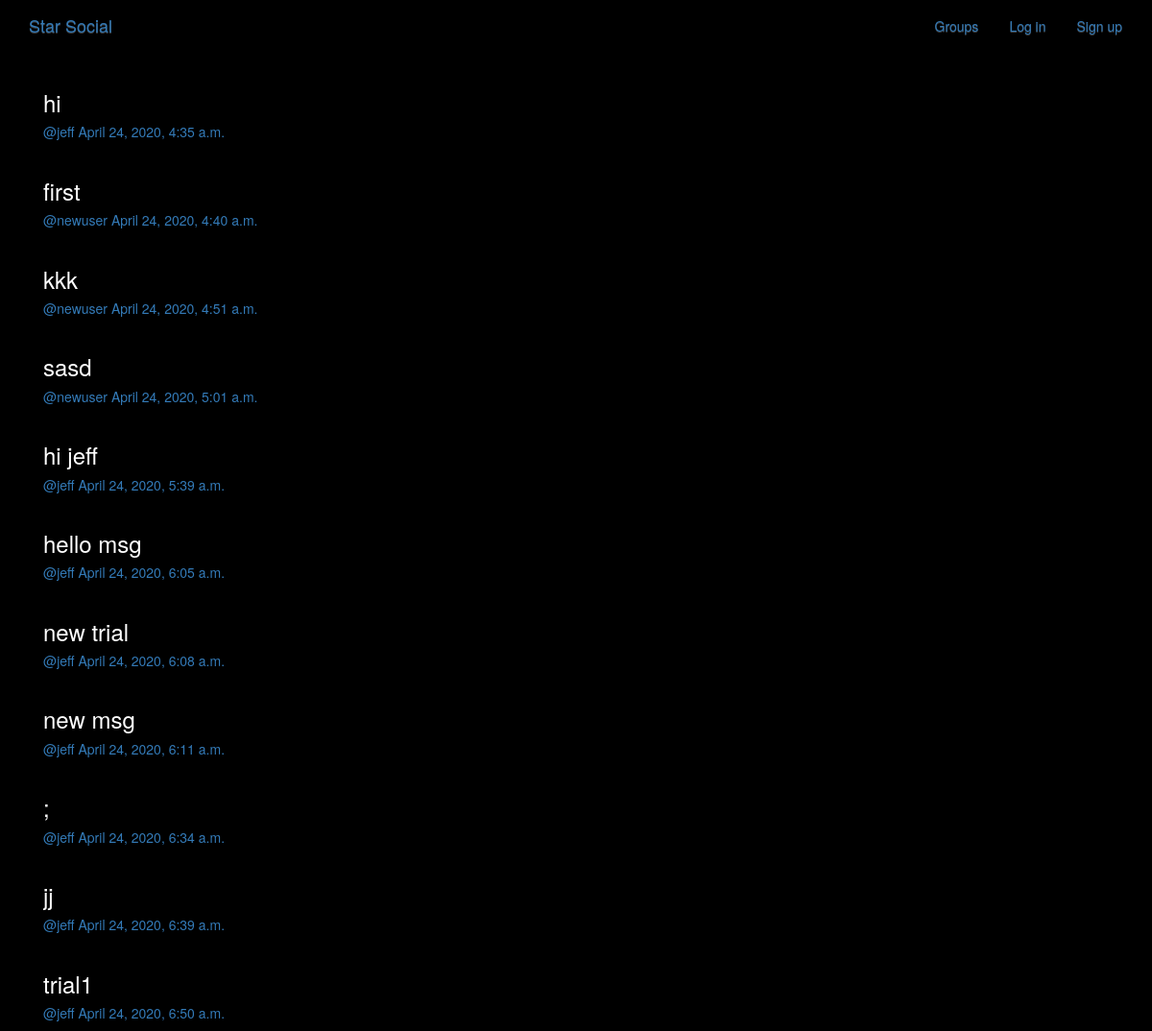
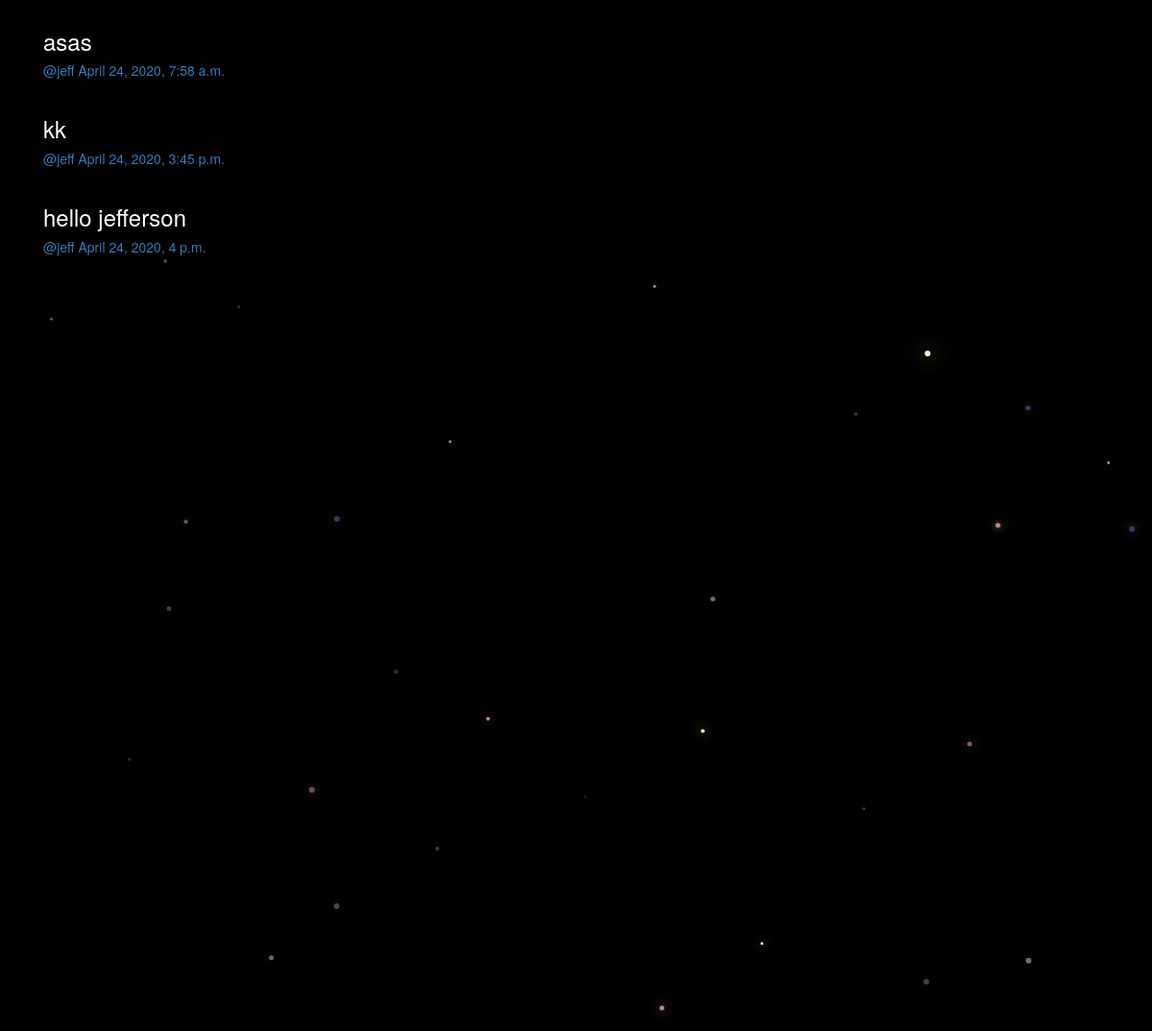
/posts/, run on the app's committed database (2 pictures, top to bottom).
### posts/models.py (models this page shows, shortened)
class Post(models.Model):
    user = models.ForeignKey(User,related_name='posts',on_delete=models.CASCADE)
    created_at = models.DateTimeField(auto_now=True)
    message = models.TextField()
    message_html = models.TextField()
    message_html = models.TextField(editable=False)
    group = models.ForeignKey(Group,related_name='posts',null=True,blank=True,on_delete=models.CASCADE)

### posts/views.py (the view)
class PostList(SelectRelatedMixin, generic.ListView):
    model = models.Post
    select_related = ("user", "group")

### posts/templates/posts/post_list.html (shortened to what this page needs)
{% extends 'posts/post_base.html' %}
{% block post_content %}
<div class="col-md-8">
  {% for post in post_list %}
    {% include 'posts/_post.html'%}
  {% endfor %}
</div>
{% endblock %}

### posts/templates/posts/_post.html (shortened to what this page needs)
<div class="post media">
  <h3>{{ post.message_html|safe }}</h3>
  <div class="media-body">
    <h5 class="media-heading">
    <span class="username">
      <a href="{% url 'posts:for_user' username=post.user.username %}">@{{ post.user.username }}</a></span>
    <time class="time">
      <a href="{% url 'posts:single' username=post.user.username pk=post.pk %}">
      {{ post.created_at }}</a></time>
    </h5>
  </div>
</div>

### static/simplesocial/css/master.css (style rules this page uses)
body { margin: 0; overflow: hidden; background-color: black; color:white; }

### data on the page
Post: message_html "hi", user.username "jeff", created_at "April 24, 2020, 4:35 a.m."
Post: message_html "first", user.username "newuser", created_at "April 24, 2020, 4:40 a.m."
Post: message_html "kkk", user.username "newuser", created_at "April 24, 2020, 4:51 a.m."
Post: message_html "sasd", user.username "newuser", created_at "April 24, 2020, 5:01 a.m."
Post: message_html "hi jeff", user.username "jeff", created_at "April 24, 2020, 5:39 a.m."
Post: message_html "hello msg", user.username "jeff", created_at "April 24, 2020, 6:05 a.m."
Post: message_html "new trial", user.username "jeff", created_at "April 24, 2020, 6:08 a.m."
Post: message_html "new msg", user.username "jeff", created_at "April 24, 2020, 6:11 a.m."
Post: message_html ";", user.username "jeff", created_at "April 24, 2020, 6:34 a.m."
Post: message_html "jj", user.username "jeff", created_at "April 24, 2020, 6:39 a.m."
Post: message_html "trial1", user.username "jeff", created_at "April 24, 2020, 6:50 a.m."
Post: message_html "asas", user.username "jeff", created_at "April 24, 2020, 7:58 a.m."
Post: message_html "kk", user.username "jeff", created_at "April 24, 2020, 3:45 p.m."
Post: message_html "hello jefferson", user.username "jeff", created_at "April 24, 2020, 4 p.m."
